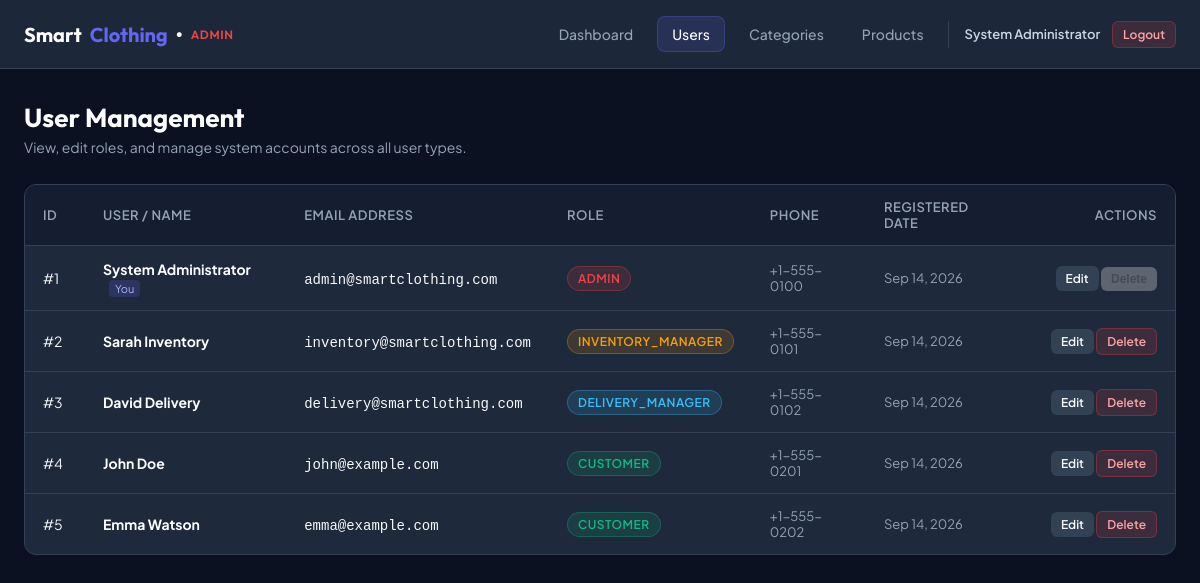
The page /admin/users.php (signed in) on the database its author committed.
### tables this page shows
CREATE TABLE `users` (
  `id` INT UNSIGNED AUTO_INCREMENT PRIMARY KEY,
  `name` VARCHAR(100) NOT NULL,
  `email` VARCHAR(150) NOT NULL UNIQUE,
  `password` VARCHAR(255) NOT NULL,
  `role` ENUM('admin', 'inventory_manager', 'delivery_manager', 'customer') NOT NULL DEFAULT 'customer',
  `phone` VARCHAR(20) DEFAULT NULL,
  `address` TEXT DEFAULT NULL,
  `created_at` TIMESTAMP DEFAULT CURRENT_TIMESTAMP,
  `updated_at` TIMESTAMP DEFAULT CURRENT_TIMESTAMP ON UPDATE CURRENT_TIMESTAMP
);

### app/Controllers/Admin/UserController.php (called while the page is built, shortened)
<?php
class UserController extends Controller
{
    public function users(): void
    {
        $adminUser = Auth::currentUser();
        $users = (new User())->getAll();
        include APP_ROOT . '/app/Views/admin/users.php';
        exit;
    }
}

### admin/users.php (called while the page is built, shortened)
<?php
require_once __DIR__ . '/../public/bootstrap.php';
$controller = new UserController();
$controller->users();

### app/Core/helpers.php (called while the page is built, shortened)
<?php
function base_url(string $path = ''): string
{
    $scriptName = str_replace('\\', '/', $_SERVER['SCRIPT_NAME'] ?? '');
    $base = '/';
    return $base . ltrim($path, '/');
}
function e($data): string
{
    return htmlspecialchars((string)($data ?? ''), ENT_QUOTES, 'UTF-8');
}

### app/Core/Session.php (called while the page is built, shortened)
<?php
class Session
{
    public static function get(string $key, $default = null)
    {
        return $_SESSION[$key] ?? $default;
    }
}

### app/Core/Auth.php (called while the page is built, shortened)
<?php
class Auth
{
    public static function isLoggedIn(): bool
    {
        return !empty(Session::get('user_id')) && !empty(Session::get('user_role'));
    }
    public static function currentUser(): ?array
    {
        return [
            'id' => Session::get('user_id'),
            'name' => Session::get('user_name') ?? 'User',
            'email' => Session::get('user_email') ?? '',
            'role' => Session::get('user_role') ?? 'customer'
        ];
    }
}

### app/Models/User.php (called while the page is built, shortened)
<?php
class User
{
    protected \PDO $pdo;
    public function __construct()
    {
        $this->pdo = Database::getInstance();
    }
    public function getAll(): array
    {
        $stmt = $this->pdo->query('SELECT id, name, email, role, phone, created_at FROM users ORDER BY id ASC');
        return $stmt->fetchAll();
    }
}

### app/Core/Database.php (called while the page is built, shortened)
<?php
class Database
{
    private static ?\PDO $instance = null;
    private string $host;
    private string $user;
    private string $pass;
    private string $dbname;
    private string $charset;
    public function __construct(string $host = 'localhost', string $user = 'root', string $pass = '', string $dbname = 'smart_clothing', string $charset = 'utf8mb4')
    {
        $this->host = $host;
        $this->user = $user;
        $this->pass = $pass;
        $this->dbname = $dbname;
        $this->charset = $charset;
    }
    public static function getInstance(?string $host = null, ?string $user = null, ?string $pass = null, ?string $dbname = null, ?string $charset = null): \PDO
    {
        if (self::$instance === null) {
            self::$instance = (new self($host ?? 'localhost', $user ?? 'root', $pass ?? '', $dbname ?? 'smart_clothing', $charset ?? 'utf8mb4'))->connect();
        }
        return self::$instance;
    }
    public function connect(): \PDO
    {
        $dsn = "mysql:host={$this->host};dbname={$this->dbname};charset={$this->charset}";
        $options = [
            \PDO::ATTR_ERRMODE => \PDO::ERRMODE_EXCEPTION,
            \PDO::ATTR_DEFAULT_FETCH_MODE => \PDO::FETCH_ASSOC,
            \PDO::ATTR_EMULATE_PREPARES => false,
        ];
        try {
            self::$instance = new \PDO($dsn, $this->user, $this->pass, $options);
        } catch (\PDOException $e) {
            die("Database Connection Failed: " . htmlspecialchars($e->getMessage()));
        }
        return self::$instance;
    }
}

### public/bootstrap.php (called while the page is built, shortened)
<?php
spl_autoload_register(function ($class) {
    $prefix = 'App\\';
    $relativeClass = substr($class, strlen($prefix));
    $file = APP_ROOT . '/app/' . str_replace('\\', '/', $relativeClass) . '.php';
});
require_once APP_ROOT . '/app/Core/Database.php';
require_once APP_ROOT . '/app/Core/Session.php';
require_once APP_ROOT . '/app/Core/Auth.php';
require_once APP_ROOT . '/app/Core/helpers.php';

### app/Views/admin/users.php (the view, shortened to what this page needs)
<?php include APP_ROOT . "/app/Views/admin/admin_header.php"; ?>
<div class="page-header">
    <div>
        <h1 class="page-title">User Management</h1>
        <p class="page-subtitle">View, edit roles, and manage system accounts across all user types.</p>
    </div>
</div>
<div class="table-card">
    <div style="overflow-x: auto;">
        <table class="data-table">
            <thead>
                <tr>
                    <th style="width: 60px;">ID</th>
                    <th>User / Name</th>
                    <th>Email Address</th>
                    <th>Role</th>
                    <th>Phone</th>
                    <th>Registered Date</th>
                    <th style="text-align: right; width: 160px;">Actions</th>
                </tr>
            </thead>
            <tbody>
                <?php if (empty($users)): ?>
                    <tr>
                        <td colspan="7" style="text-align: center; padding: 32px; color: var(--text-muted);">
                            No users found in database.
                        </td>
                    </tr>
                <?php else: ?>
                    <?php foreach ($users as $u): ?>
                        <?php
                            $isSelf = ((int)$u['id'] === (int)$adminUser['id']);
                            $badgeClass = 'badge-customer';
                            if ($u['role'] === 'admin') $badgeClass = 'badge-admin';
                            elseif ($u['role'] === 'inventory_manager') $badgeClass = 'badge-inventory';
                            elseif ($u['role'] === 'delivery_manager') $badgeClass = 'badge-delivery';
                        ?>
                        <tr>
                            <td>#<?= (int)$u['id'] ?></td>
                            <td>
                                <strong style="color: #fff;"><?= e($u['name']) ?></strong>
                                <?php if ($isSelf): ?>
                                    <span style="font-size: 11px; background: rgba(99,102,241,0.2); color: #a5b4fc; padding: 2px 6px; border-radius: 4px; margin-left: 6px;">You</span>
                                <?php endif; ?>
                            </td>
                            <td>
                                <code><?= e($u['email']) ?></code>
                            </td>
                            <td>
                                <span class="badge <?= $badgeClass ?>">
                                    <?= e($u['role']) ?>
                                </span>
                            </td>
                            <td style="color: var(--text-muted); font-size: 13px;">
                                <?= e($u['phone'] ?: '—') ?>
                            </td>
                            <td style="color: var(--text-muted); font-size: 13px; white-space: nowrap;">
                                <?= date('M j, Y', strtotime($u['created_at'])) ?>
                            </td>
                            <td style="text-align: right; white-space: nowrap;">
                                <a href="<?= base_url('admin/user_edit.php?id=' . $u['id']) ?>" class="btn btn-secondary btn-sm">
                                    Edit
                                </a>
                                <?php if ($isSelf): ?>
                                    <button class="btn btn-disabled btn-sm" disabled title="You cannot delete your own active account">
                                        Delete
                                    </button>
                                <?php else: ?>
                                    <a
                                        href="<?= base_url('admin/user_delete.php?id=' . $u['id']) ?>"
                                        class="btn btn-danger btn-sm"
                                        onclick="return confirm('Are you sure you want to delete user \'<?= htmlspecialchars(addslashes($u['name']), ENT_QUOTES) ?>\'? This action cannot be undone.');"
                                    >
                                        Delete
                                    </a>
                                <?php endif; ?>
                            </td>
                        </tr>
                    <?php endforeach; ?>
                <?php endif; ?>
            </tbody>
        </table>
    </div>
</div>
<?php include APP_ROOT . "/app/Views/admin/admin_footer.php"; ?>

### app/Views/admin/admin_header.php (shortened to what this page needs)
<!DOCTYPE html>
<html lang="en">
<head>
    <?php
    if (!isset($currentPage)) {
        $currentPage = basename($_SERVER['PHP_SELF'] ?? '');
    }
    ?>
    <link rel="stylesheet" href="<?= base_url('admin/assets/admin.css') ?>">
</head>
<body>
    <header class="admin-navbar">
        <div class="admin-nav-container">
            <a href="<?= base_url('admin/dashboard.php') ?>" class="admin-brand">
                Smart<span>Clothing</span> &bull; <small style="font-size: 12px; color: var(--danger); text-transform: uppercase; letter-spacing: 0.05em; font-weight: 600;">Admin</small>
            </a>
            <nav>
                <ul class="admin-nav-links">
                    <li>
                        <a href="<?= base_url('admin/dashboard.php') ?>" class="admin-nav-link <?= $currentPage === 'dashboard.php' ? 'active' : '' ?>">
                            Dashboard
                        </a>
                    </li>
                    <li>
                        <a href="<?= base_url('admin/users.php') ?>" class="admin-nav-link <?= in_array($currentPage, ['users.php', 'user_edit.php']) ? 'active' : '' ?>">
                            Users
                        </a>
                    </li>
                    <li>
                        <a href="<?= base_url('admin/categories.php') ?>" class="admin-nav-link <?= in_array($currentPage, ['categories.php', 'category_add.php', 'category_edit.php']) ? 'active' : '' ?>">
                            Categories
                        </a>
                    </li>
                    <li>
                        <a href="<?= base_url('admin/products.php') ?>" class="admin-nav-link <?= in_array($currentPage, ['products.php', 'product_add.php', 'product_edit.php', 'product_delete.php']) ? 'active' : '' ?>">
                            Products
                        </a>
                    </li>
                    <li class="admin-user-info">
                        <span style="font-size: 13px; font-weight: 600; color: #cbd5e1;"><?= e($adminUser['name']) ?></span>
                        <a href="<?= base_url('logout.php') ?>" class="btn btn-danger btn-sm">
                            Logout
                        </a>
                    </li>
                </ul>
            </nav>
        </div>
    </header>
    <main class="admin-main">

### assets/admin/admin.css (style rules this page uses)
:root { --bg-dark: #0b1120; --card-bg: #1e293b; --card-hover: #243248; --border-color: #334155; --text-main: #f8fafc; --text-muted: #94a3b8; --accent: #6366f1; --accent-hover: #4f46e5; --accent-light: rgba(99, 102, 241, 0.15); --success: #10b981; --success-bg: rgba(16, 185, 129, 0.12); --danger: #ef4444; --danger-bg: rgba(239, 68, 68, 0.12); --warning: #f59e0b; --warning-bg: rgba(245, 158, 11, 0.12); --info: #38bdf8; }
* { box-sizing: border-box; margin: 0; padding: 0; }
body { font-family: 'Plus Jakarta Sans', -apple-system, BlinkMacSystemFont, sans-serif; background-color: var(--bg-dark); color: var(--text-main); min-height: 100vh; display: flex; flex-direction: column; }
.admin-navbar { background-color: rgba(30, 41, 59, 0.95); border-bottom: 1px solid var(--border-color); position: sticky; top: 0; z-index: 100; }
.admin-nav-container { max-width: 1200px; margin: 0 auto; padding: 0 24px; height: 68px; display: flex; align-items: center; justify-content: space-between; }
.admin-brand { font-family: 'Outfit', sans-serif; font-size: 20px; font-weight: 700; color: #ffffff; text-decoration: none; display: flex; align-items: center; gap: 8px; }
.admin-brand span { color: var(--accent); }
.admin-nav-links { display: flex; align-items: center; gap: 10px; list-style: none; }
.admin-nav-link { display: inline-flex; align-items: center; gap: 6px; padding: 8px 14px; border-radius: 8px; color: var(--text-muted); text-decoration: none; font-size: 14px; font-weight: 500; transition: all 0.2s ease; }
.admin-nav-link.active { color: #ffffff; background-color: var(--accent-light); border: 1px solid rgba(99, 102, 241, 0.3); }
.admin-user-info { display: flex; align-items: center; gap: 12px; padding-left: 16px; border-left: 1px solid var(--border-color); }
.admin-main { max-width: 1200px; margin: 0 auto; padding: 32px 24px 60px; width: 100%; flex: 1; }
.page-header { display: flex; align-items: center; justify-content: space-between; margin-bottom: 28px; flex-wrap: wrap; gap: 16px; }
.page-title { font-family: 'Outfit', sans-serif; font-size: 26px; font-weight: 700; color: #ffffff; }
.page-subtitle { color: var(--text-muted); font-size: 14px; margin-top: 4px; }
.table-card { background: var(--card-bg); border: 1px solid var(--border-color); border-radius: 12px; overflow: hidden; }
.data-table { width: 100%; border-collapse: collapse; text-align: left; font-size: 14px; }
.data-table thead { background: rgba(15, 23, 42, 0.6); border-bottom: 1px solid var(--border-color); }
.data-table th { padding: 14px 18px; color: var(--text-muted); font-weight: 600; font-size: 13px; text-transform: uppercase; letter-spacing: 0.04em; }
.data-table td { padding: 14px 18px; border-bottom: 1px solid var(--border-color); vertical-align: middle; }
.data-table tbody tr:last-child td { border-bottom: none; }
.badge { display: inline-block; padding: 4px 10px; border-radius: 999px; font-size: 12px; font-weight: 600; text-transform: uppercase; letter-spacing: 0.04em; }
.badge-admin { background: rgba(239, 68, 68, 0.15); color: var(--danger); border: 1px solid rgba(239, 68, 68, 0.3); }
.badge-inventory { background: rgba(245, 158, 11, 0.15); color: var(--warning); border: 1px solid rgba(245, 158, 11, 0.3); }
.badge-delivery { background: rgba(56, 189, 248, 0.15); color: var(--info); border: 1px solid rgba(56, 189, 248, 0.3); }
.badge-customer { background: rgba(16, 185, 129, 0.15); color: var(--success); border: 1px solid rgba(16, 185, 129, 0.3); }
.btn { display: inline-flex; align-items: center; justify-content: center; gap: 6px; padding: 9px 16px; border-radius: 8px; font-size: 14px; font-weight: 600; text-decoration: none; cursor: pointer; border: none; transition: all 0.15s ease; }
.btn-secondary { background-color: #334155; color: var(--text-main); }
.btn-danger { background-color: rgba(239, 68, 68, 0.15); border: 1px solid rgba(239, 68, 68, 0.3); color: #fca5a5; }
.btn-sm { padding: 5px 10px; font-size: 12px; border-radius: 6px; }

### rows shown on the page
users: name "System Administrator", id "1", shows "You", email "admin@smartclothing.com", role "ADMIN", phone "+1-555-0100", created_at "Sep 14, 2026", shows "Delete"
users: id "2", name "Sarah Inventory", email "inventory@smartclothing.com", role "INVENTORY_MANAGER", phone "+1-555-0101", created_at "Sep 14, 2026"
users: id "3", name "David Delivery", email "delivery@smartclothing.com", role "DELIVERY_MANAGER", phone "+1-555-0102", created_at "Sep 14, 2026"
users: id "4", name "John Doe", email "john@example.com", role "CUSTOMER", phone "+1-555-0201", created_at "Sep 14, 2026"
users: id "5", name "Emma Watson", email "emma@example.com", role "CUSTOMER", phone "+1-555-0202", created_at "Sep 14, 2026"
